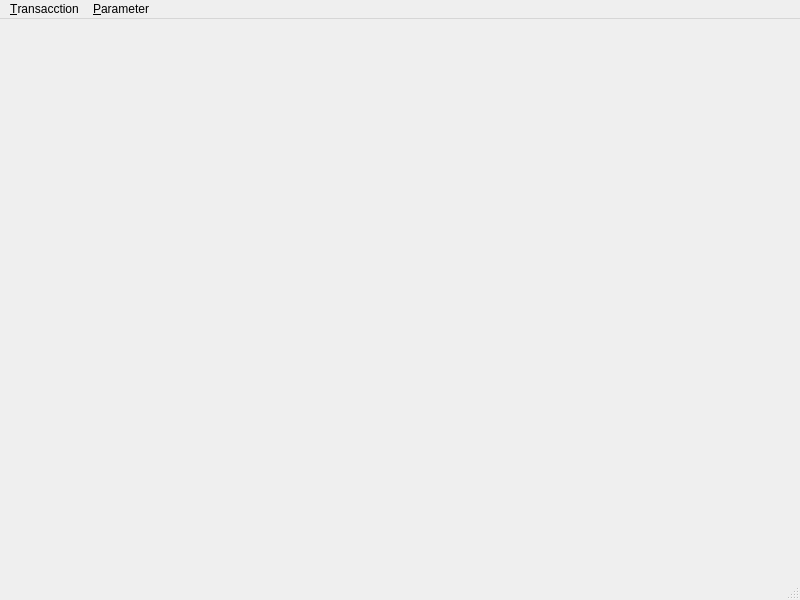
<?xml version="1.0" encoding="UTF-8"?>
<ui version="4.0">
 <class>MainWindow</class>
 <widget class="QMainWindow" name="MainWindow">
  <property name="geometry">
   <rect>
    <x>0</x>
    <y>0</y>
    <width>800</width>
    <height>600</height>
   </rect>
  </property>
  <property name="windowTitle">
   <string>Point of Sale for Odoo</string>
  </property>
  <widget class="QWidget" name="centralwidget"/>
  <widget class="QMenuBar" name="menubar">
   <property name="geometry">
    <rect>
     <x>0</x>
     <y>0</y>
     <width>800</width>
     <height>33</height>
    </rect>
   </property>
   <widget class="QMenu" name="menuTransacction">
    <property name="title">
     <string>&amp;Transacction</string>
    </property>
    <addaction name="actionPoint_of_Sale"/>
   </widget>
   <widget class="QMenu" name="menuParameter">
    <property name="title">
     <string>&amp;Parameter</string>
    </property>
    <addaction name="actionPrinter"/>
    <addaction name="actionCompany"/>
   </widget>
   <addaction name="menuTransacction"/>
   <addaction name="menuParameter"/>
  </widget>
  <widget class="QStatusBar" name="statusbar"/>
  <action name="actionPoint_of_Sale">
   <property name="text">
    <string>&amp;Point of Sale</string>
   </property>
  </action>
  <action name="actionPrinter">
   <property name="text">
    <string>P&amp;rinter</string>
   </property>
  </action>
  <action name="actionCompany">
   <property name="text">
    <string>&amp;Company</string>
   </property>
  </action>
 </widget>
 <resources/>
 <connections/>
</ui>
